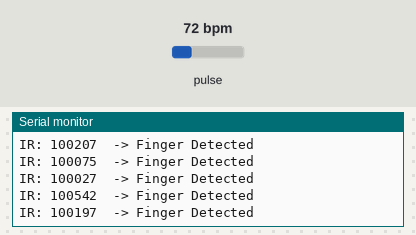
A sketch run on a simulated Arduino Uno, built with avr-gcc and run on an emulated ATmega328P. Parts: the last lines printed to the serial monitor. The inputs (shaded band) are chosen by the test bench; at power-on: pulse 72 bpm.

Above: at 1.2 s.
1.3 s: pulse set to 42 bpm
At 1.44 s:
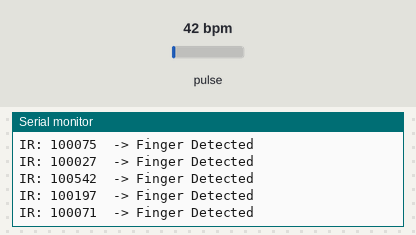
2.8 s: pulse set to 70 bpm
At 2.91 s:
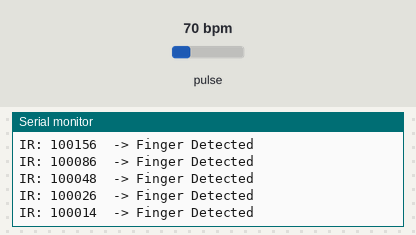
Timing chart, 0 to 5.8 s (numbered marks = the images above; inputs shaded):
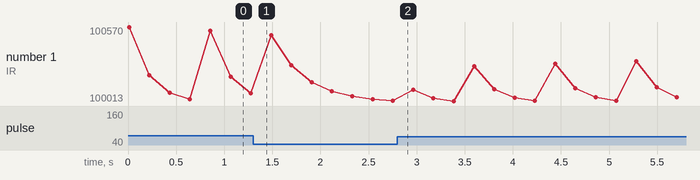

Measured:
- plotted number 1: 100071 → 100014 after the input at 1.3 s, 100014 → 100022 after the input at 2.8 s

The sketch:

Max_test.ino
```cpp
#include <Wire.h>
#include "MAX30105.h"

MAX30105 sensor;

#define FINGER_THRESHOLD 6000

void setup()
{
  Serial.begin(115200);
  Wire.begin();

  if (!sensor.begin(Wire, I2C_SPEED_FAST))
  {
    Serial.println("MAX30102 not found");
    while(1);
  }

  Serial.println("MAX30102 OK");

  sensor.setup();

  // Increase LED power
  sensor.setPulseAmplitudeRed(0x7F);
  sensor.setPulseAmplitudeIR(0x7F);
}

void loop()
{
  long irValue = sensor.getIR();

  Serial.print("IR: ");
  Serial.print(irValue);

  if (irValue < FINGER_THRESHOLD)
  {
    Serial.println("  -> No Finger");
  }
  else
  {
    Serial.println("  -> Finger Detected");
  }

  delay(200);
}
/*IR: 109787  -> Finger Detected
IR: 91305  -> Finger Detected
IR: 6542  -> Finger Detected
IR: 5287  -> No Finger
IR: 5630  -> No Finger
IR: 5313  -> No Finger
IR: 5393  -> No Finger*/
```
